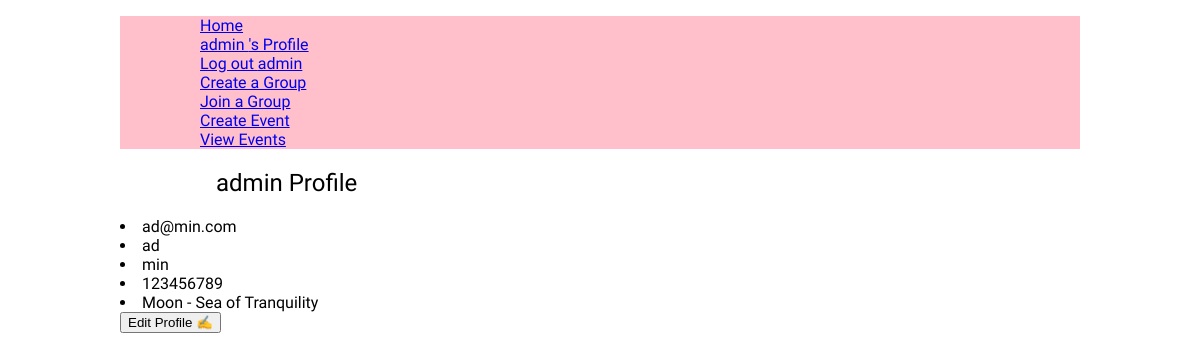
Page /user/profile/ (signed in) on the committed database.
### user_profile/models.py (models this page shows)
class CustomUser(AbstractUser):
    location = models.CharField(max_length=100, blank=True)
    phone_number = models.CharField( max_length=50, blank=True)
    date_joined = models.DateTimeField( auto_now_add=True)
    def __str__(self):
        return self.username

### user_profile/views.py (the view)
# urls.py: path('profile/', views.profile_view, name='profile'),
def profile_view(request):
    return render(request, 'user_profile/profile.html')

### user_profile/templates/user_profile/profile.html
{% extends "base.html" %}
{% load static %}
{% block content %}
<section>
    {% if user.is_authenticated %}
        <h1>{{user}} Profile</h1>
        <li>{{user.email}}</li>
        <li>{{user.first_name}}</li>
        <li>{{user.last_name}}</li>
        <li>{{user.phone_number}}</li>
        <li>{{user.location}}</li>
        <a href="{% url "user:edit_view" user.id %}">
            <button>Edit Profile ✍</button>
        </a>
    {% else %}
    <h2>User not logged in, please <a href="{% url "user:login" %}">Log In</a> or <a href="{% url "user:register" %}">Sign-Up</a></h2>
    {% endif %}
</section>
{% endblock content %}

### armonario_proj/templates/layout.html (shortened to what this page needs)
{% load static %}
{% url 'home' as home_url %}
{% url "profile" as profile_url %}
<!DOCTYPE html>
<html lang="en">
<head>
    <link rel="stylesheet" href="{% static 'css/style.css' %}">
</head>
<body>
    <header>
        <div>
            <nav>
                <ul>
                    {% if request.path != '/' %}
                        <ul><a href="/">Home</a></ul>
                    {% endif %}
                    {% if user.is_authenticated %}
                        <ul><a href="{% url "user:profile" %}">{{user.username}} 's Profile</a></ul>
                        <ul><a href="{% url "user:logout" %}">Log out {{user.username}}</a></ul>
                        <ul><a href="{% url "group:create" %}">Create a Group</a></ul>
                        <ul><a href="{% url "group:join" %}">Join a Group</a></ul>
                        <ul><a href="{% url "event:create" %}">Create Event</a></ul>
                        <ul><a href="{% url "calendar:list" %}">View Events</a></ul>
                    {% else %}
                        <ul><a href="{% url "user:login" %}">Log in</a></ul>
                        <ul><a href="{% url "user:register" %}">Register</a></ul>
                    {% endif %}
                </ul>
            </nav>
        </div>
    </header>
    <main >
        {% block content %}{% endblock content %}
    </main>
</body>
</html>

### armonario_proj/static/css/style.css (style rules this page uses)
:root { --title-font: "Tagesschrift", system-ui; --secondary-font: "Yuji Syuku", serif; }
h1 { font-family: var(--title-font); font-weight: 400; padding-left: 10%; }
body { margin: auto; width: 80%; font-family: var(--secondary-font); min-height: 100dvh; }
header { background-color: pink; }

### rows in the picture
CustomUser: username "admin", email "ad@min.com", first_name "ad", last_name "min", phone_number "123456789", location "Moon - Sea of Tranquility"
